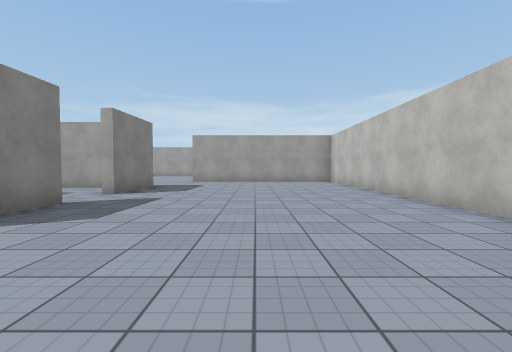
view 1 (above)

21 first-person views from a walk through a scene from a Unity 3-D project. The camera is 1.3 m above the floor, tilts 2° down and sees 90° across. The floor is counted in squares, 2 m on a side. Each view is taken from the middle of a square. On the plan, view 1 faces up. The plan holds only what a view shows up to about 9 squares ahead; the rest is blank. The place goes on beyond the plan. The player is left out. Surface patterns are stand-ins for the level's own textures.

view 2
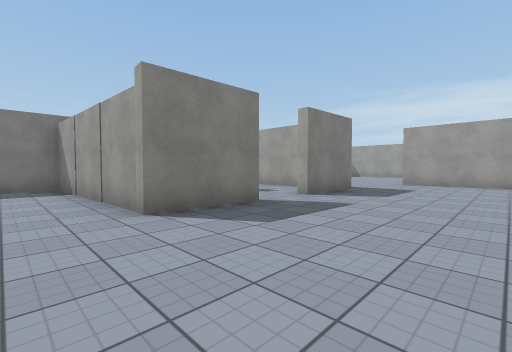

view 3
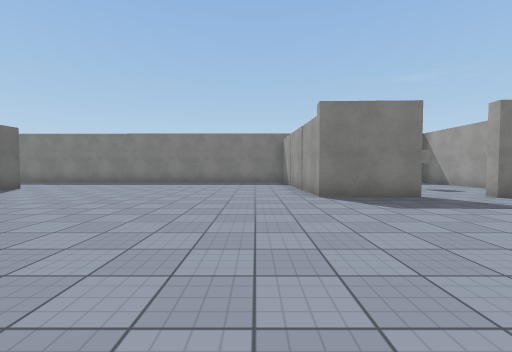

view 4
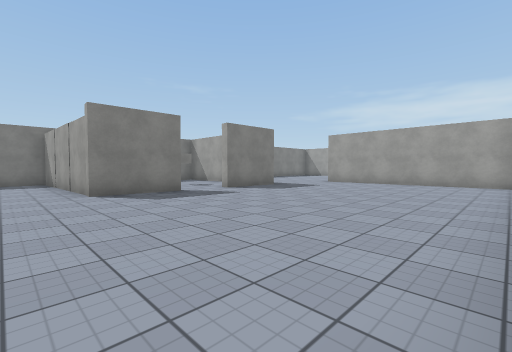

view 5
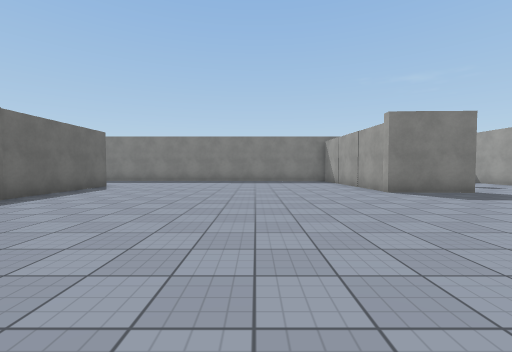

view 6
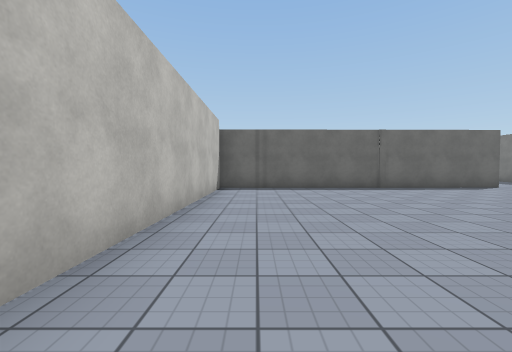

view 7
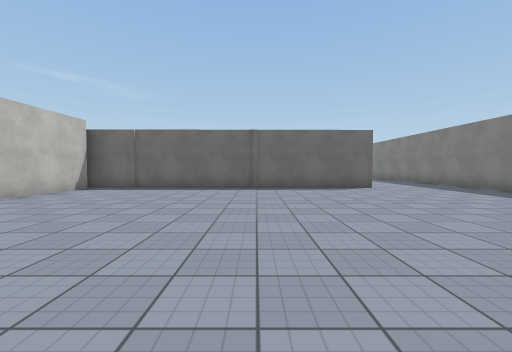

view 8
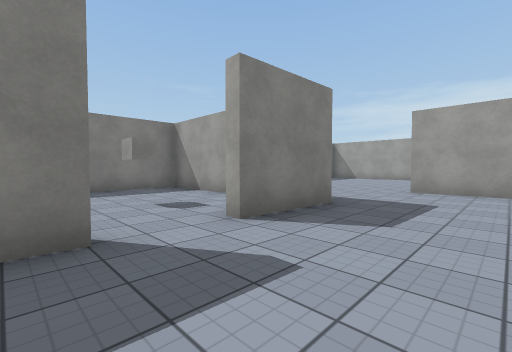

view 9
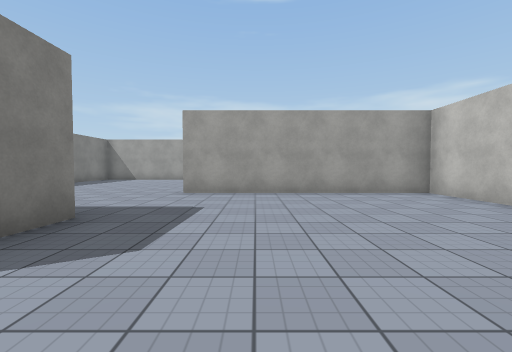

view 10
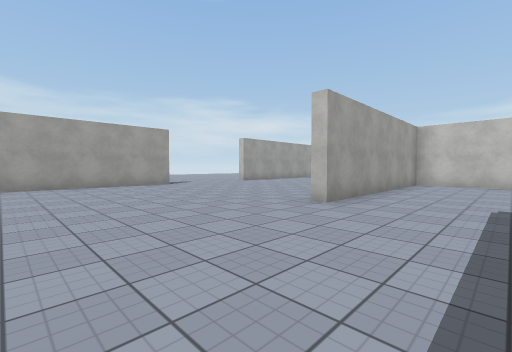

view 11
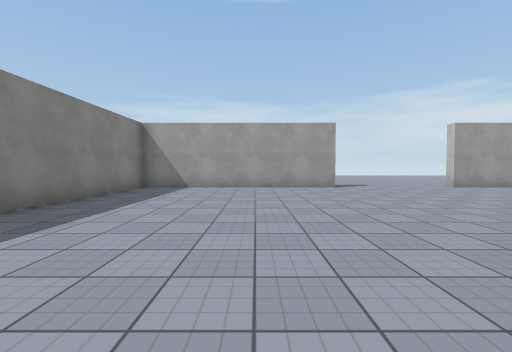

view 12
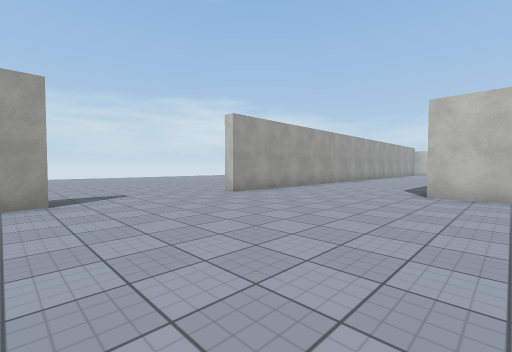

view 13
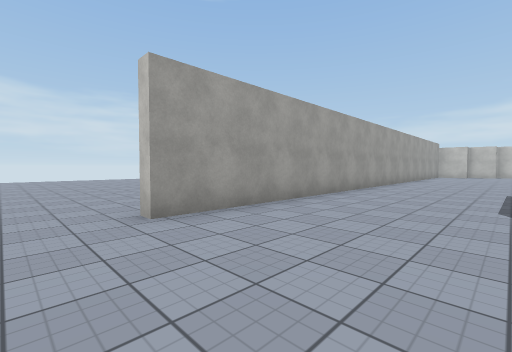

view 14
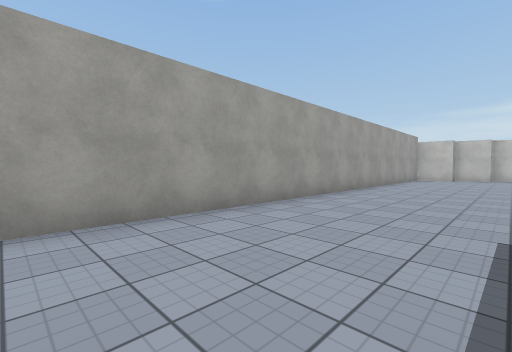

view 15
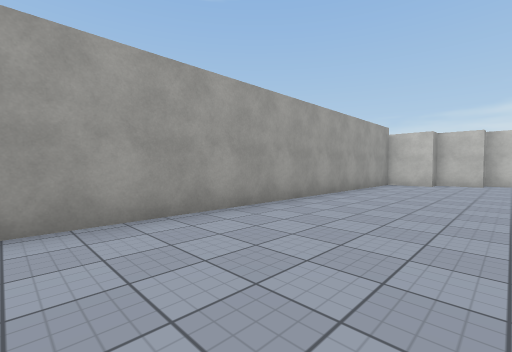

view 16
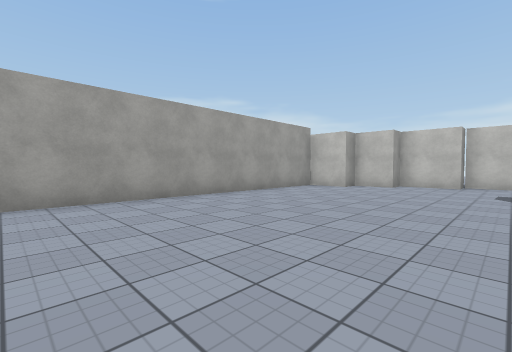

view 17
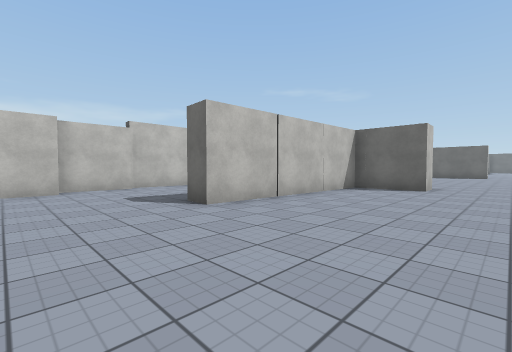

view 18
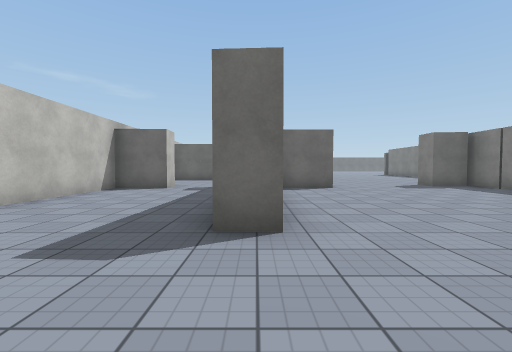

view 19
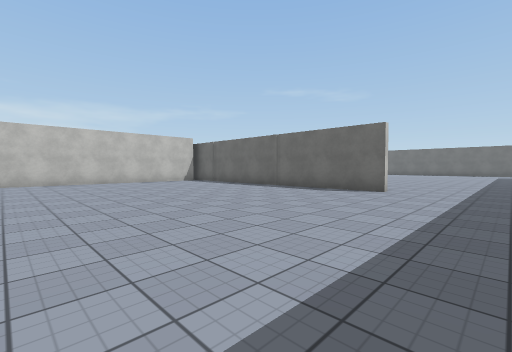

view 20
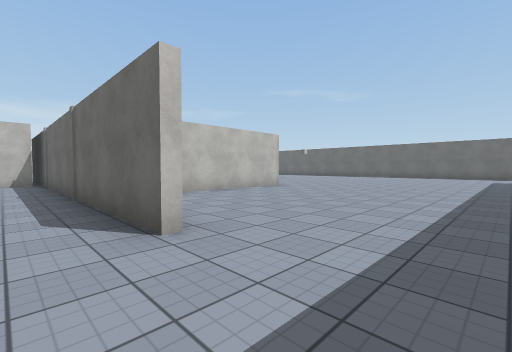

view 21
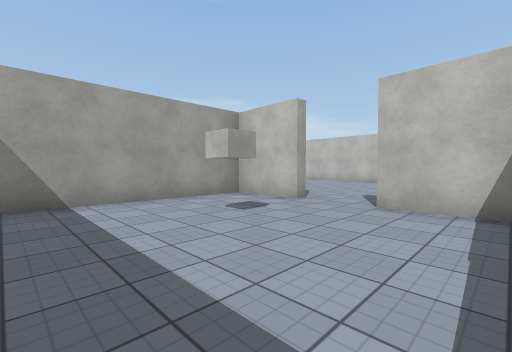

### Floor plan
Points are (right, up) in squares from view 1. A wall is a line through its corners. A room is listed if a view was taken in it or the views show most of it. See-through windows are left out.
Room 1 (views 1, 2, 3, 4, 5, 6, 7, 8, 9, 19, 20)
walls: (-3.8, 2.4) (-8.5, 2.2); (-3.4, 4.6) (-3.5, 2.3); (3.2, 3.1) (3.3, 11.4) (-2.9, 11.4); (-3.3, 8.3) (-3.4, 6.1); (3.1, -5.9) (3.2, 1); (-5.7, -6.1) (3.8, -6)
ways out: opening at (-7, -7) to room 2; opening at (-3.3, 10) to room 2; opening at (-3, 5) to room 3
Room 2 (views 10, 11, 12, 13, 14, 15, 16, 17, 18)
walls: (9.8, 7.8) (9.7, 6.5); (14.6, 6.1) (14.6, 7) (16.5, 7.1) (16.7, 12.5) (17.5, 12.4); (19.7, 6.4) (19.7, 7.1) (21.3, 7.2) (21.3, 12.2); (3.4, 12.9) (3.4, 14.3); (-2, -11.8) (-2.1, -8.2); (21, 12.1) (21, 14) (20.4, 14) (20.4, 15.6) (19.7, 15.6) (19.7, 16.8) (19, 16.8) (19, 17.9); (-2.4, 18.2) (-8.5, 18.2); (18.6, 18.2) (1.2, 18.2)
ways out: opening at (-7, -7) to room 1; opening at (-3.3, 10) to room 1; opening at (1.5, 19.5)
objects: other object (10, 6) to (11, 6)
Room 3 (view 21)
walls: (-3.4, 6.1) (-3.7, 6.1) (-3.6, 8) (-8.5, 8); (-3.8, 2.9) (-3.7, 4.6)
ways out: opening at (-3, 5) to room 1
objects: other object (-6, 6)

Where each view was taken, in squares from view 1:
view 1: 0 up, 0 right, facing up
view 2: 1 up, 0 right, facing up-left
view 3: 1 up, 2 right, facing left
view 4: 1 up, 3 right, facing up-left
view 5: 1 down, 3 right, facing left
view 6: 2 up, 2 right, facing down
view 7: 2 up, 2 left, facing down
view 8: 4 up, 1 left, facing up-left
view 9: 5 up, 1 left, facing up
view 10: 9 up, 7 left, facing up-right
view 11: 10 up, 5 left, facing up
view 12: 13 up, 3 left, facing up-right
view 13: 15 up, 0 right, facing up-right
view 14: 15 up, 5 right, facing up-right
view 15: 15 up, 9 right, facing up-right
view 16: 13 up, 11 right, facing up-right
view 17: 15 up, 13 right, facing down-right
view 18: 15 up, 17 right, facing down
view 19: 1 up, 8 left, facing down-right
view 20: 5 down, 8 left, facing down-right
view 21: 3 up, 8 left, facing up-right
